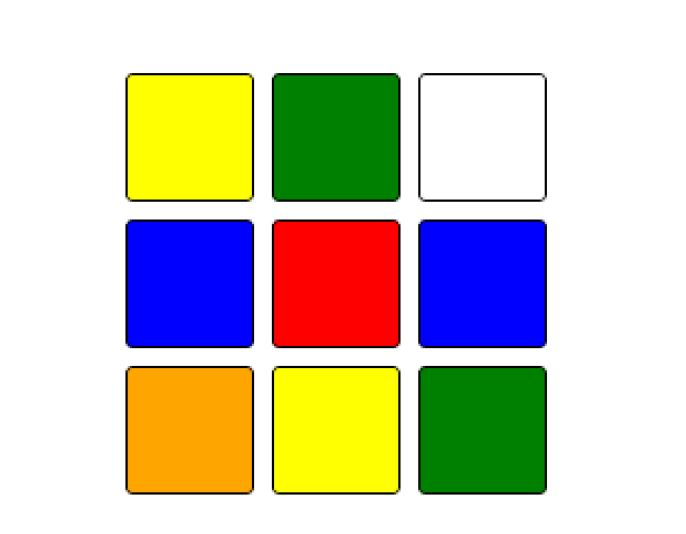
#> input picture source/testImage.JPG, 686 x 534 px, given in place of the camera
$ python redMaskingExample.py
#> lines starting #> are read from the running program, lines starting #| are printed output that depends on the picture; after the words box and inside, x2 and y2 are one past the last pixel; in counts of white or black regions, pixels touching at a corner belong together
# Python code for Red Color Detection

import numpy as np
import cv2

# Capturing video through webcam
webcam = cv2.VideoCapture(0)

# Start a while loop
while (1):

    # Reading the video from the
    # webcam in image frames
    _, imageFrame = webcam.read()
#> imageFrame is the input picture: shape (534, 686, 3); mean B, G, R 184.1, 201.5, 205.2

    # Convert the imageFrame in
    # BGR(RGB color space) to
    # HSV(hue-saturation-value)
    # color space
    hsvFrame = cv2.cvtColor(imageFrame, cv2.COLOR_BGR2HSV)
#> hsvFrame: shape (534, 686, 3); mean H, S, V 24.9, 90.3, 237.3

    # Set range for red color and
    # define mask
    red_lower = np.array([90, 50, 70], np.uint8)
    red_upper = np.array([128, 255, 255], np.uint8)
    red_mask = cv2.inRange(hsvFrame, red_lower, red_upper)
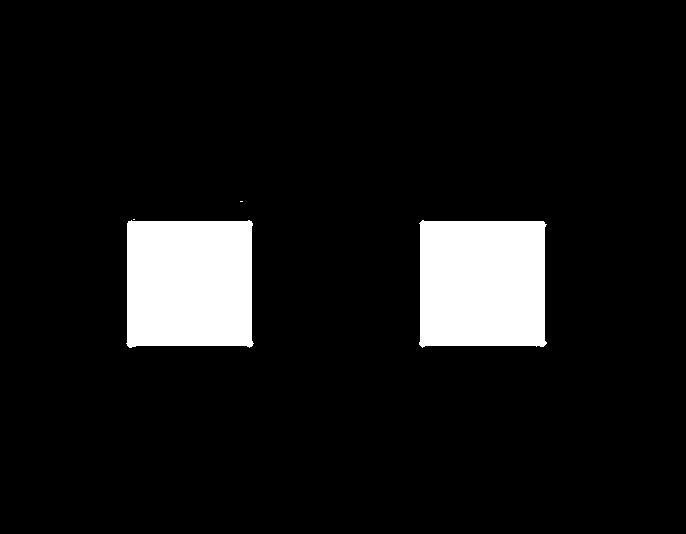
#> red_mask: shape (534, 686); 8.5% white; 4 white regions (2 under 20 px), largest, box (x1, y1, x2, y2) and area: (126, 220, 254, 348) 15653, (419, 220, 547, 348) 15649

    kernel = np.ones((5, 5), "uint8")

    # For red color
    red_mask = cv2.dilate(red_mask, kernel)
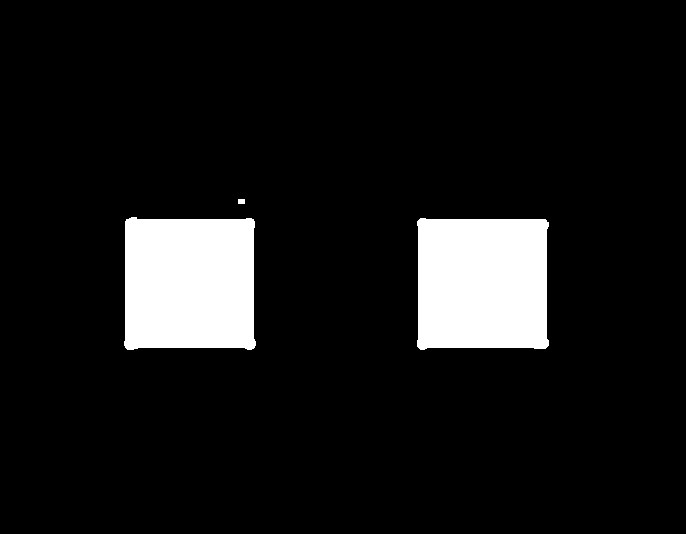
#> red_mask: shape (534, 686); 9.1% white; 3 white regions

    # Creating contour to track red color
    contours, hierarchy = cv2.findContours(red_mask,
                                           cv2.RETR_TREE,
                                           cv2.CHAIN_APPROX_SIMPLE)
#> contours = 3 contours; box (x1, y1, x2, y2) and area: (124, 217, 256, 350) 16460, (417, 218, 549, 350) 16452, (238, 199, 245, 204) 24

    for pic, contour in enumerate(contours):
        area = cv2.contourArea(contour)
        if (area > 1700):
            x, y, w, h = cv2.boundingRect(contour)
            imageFrame = cv2.rectangle(imageFrame, (x, y),
                                       (x + w, y + h),
                                       (0, 0, 255), 2)

            cv2.putText(imageFrame, "Red Colour", (x, y),
                        cv2.FONT_HERSHEY_SIMPLEX, 1.0,
                        (0, 0, 255))
#> this loop made 3 passes
#> (area, x, y, w, h) on passes 1 to 2: (16451.5, 417, 218, 132, 132), (16460.5, 124, 217, 132, 133)
#> (contour, area) on pass 3: ([[238, 199], [238, 203], [244, 203], [244, 199]], 24)
#> pass 1, `imageFrame = cv2.rectangle(imageFrame, (x, y), (x + w, y + h), (0, 0, ..`:
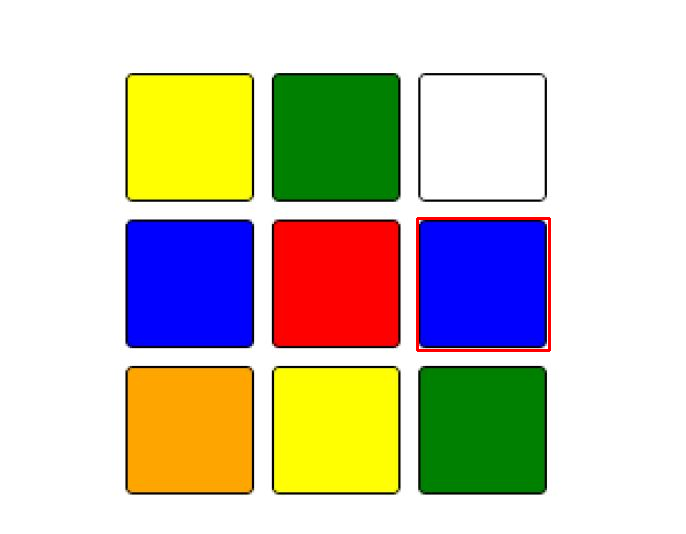
#> imageFrame: shape (534, 686, 3); 0.43% of pixels changed, all inside (x1, y1, x2, y2) = (416, 217, 551, 352)
#> pass 2, `imageFrame = cv2.rectangle(imageFrame, (x, y), (x + w, y + h), (0, 0, ..`:
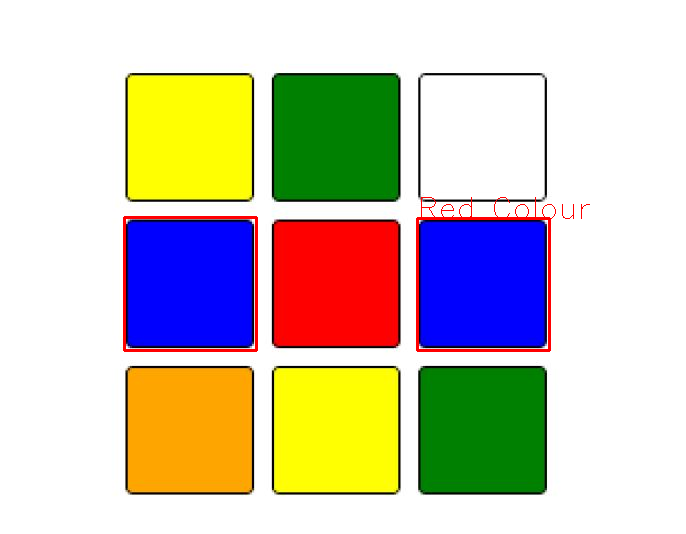
#> imageFrame: shape (534, 686, 3); 0.52% of pixels changed, all inside (x1, y1, x2, y2) = (123, 197, 590, 352)
#> after the loop:
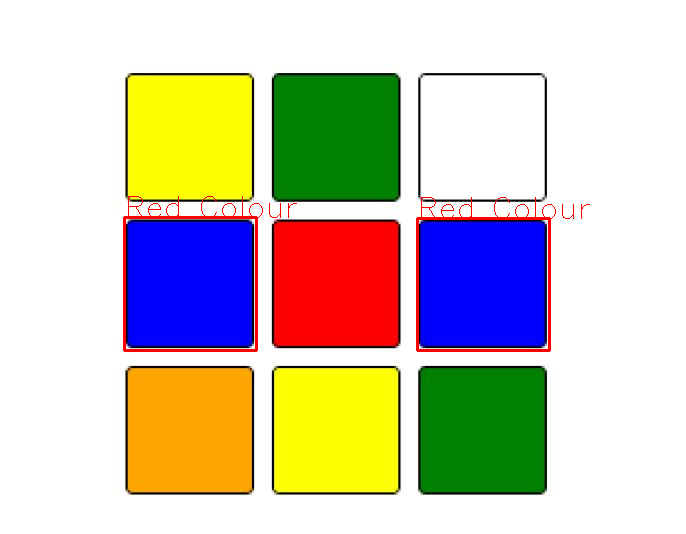
#> imageFrame: shape (534, 686, 3); 0.09% of pixels changed, all inside (x1, y1, x2, y2) = (128, 196, 297, 218)

    cv2.imshow("RED COLOR DETECTOR", imageFrame)
    if cv2.waitKey(10) & 0xFF == ord('q'):
#> (key q is pressed here)
        webcam.release()
        cv2.destroyAllWindows()
        break
